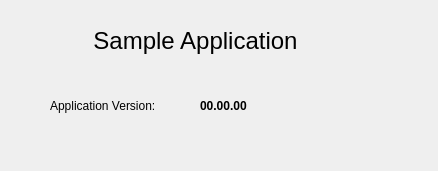
<?xml version="1.0" encoding="UTF-8"?>
<ui version="4.0">
 <class>aboutDialog</class>
 <widget class="QDialog" name="aboutDialog">
  <property name="geometry">
   <rect>
    <x>0</x>
    <y>0</y>
    <width>438</width>
    <height>171</height>
   </rect>
  </property>
  <property name="windowTitle">
   <string>About</string>
  </property>
  <widget class="QLabel" name="label_app_ver_title">
   <property name="geometry">
    <rect>
     <x>50</x>
     <y>90</y>
     <width>131</width>
     <height>31</height>
    </rect>
   </property>
   <property name="text">
    <string>Application Version:</string>
   </property>
  </widget>
  <widget class="QLabel" name="label_Title">
   <property name="geometry">
    <rect>
     <x>10</x>
     <y>20</y>
     <width>371</width>
     <height>41</height>
    </rect>
   </property>
   <property name="font">
    <font>
     <pointsize>18</pointsize>
    </font>
   </property>
   <property name="text">
    <string>Sample Application</string>
   </property>
   <property name="alignment">
    <set>Qt::AlignCenter</set>
   </property>
  </widget>
  <widget class="QLabel" name="label_app_ver_val">
   <property name="geometry">
    <rect>
     <x>200</x>
     <y>90</y>
     <width>71</width>
     <height>31</height>
    </rect>
   </property>
   <property name="font">
    <font>
     <weight>75</weight>
     <bold>true</bold>
    </font>
   </property>
   <property name="text">
    <string>00.00.00</string>
   </property>
  </widget>
 </widget>
 <resources/>
 <connections/>
</ui>
